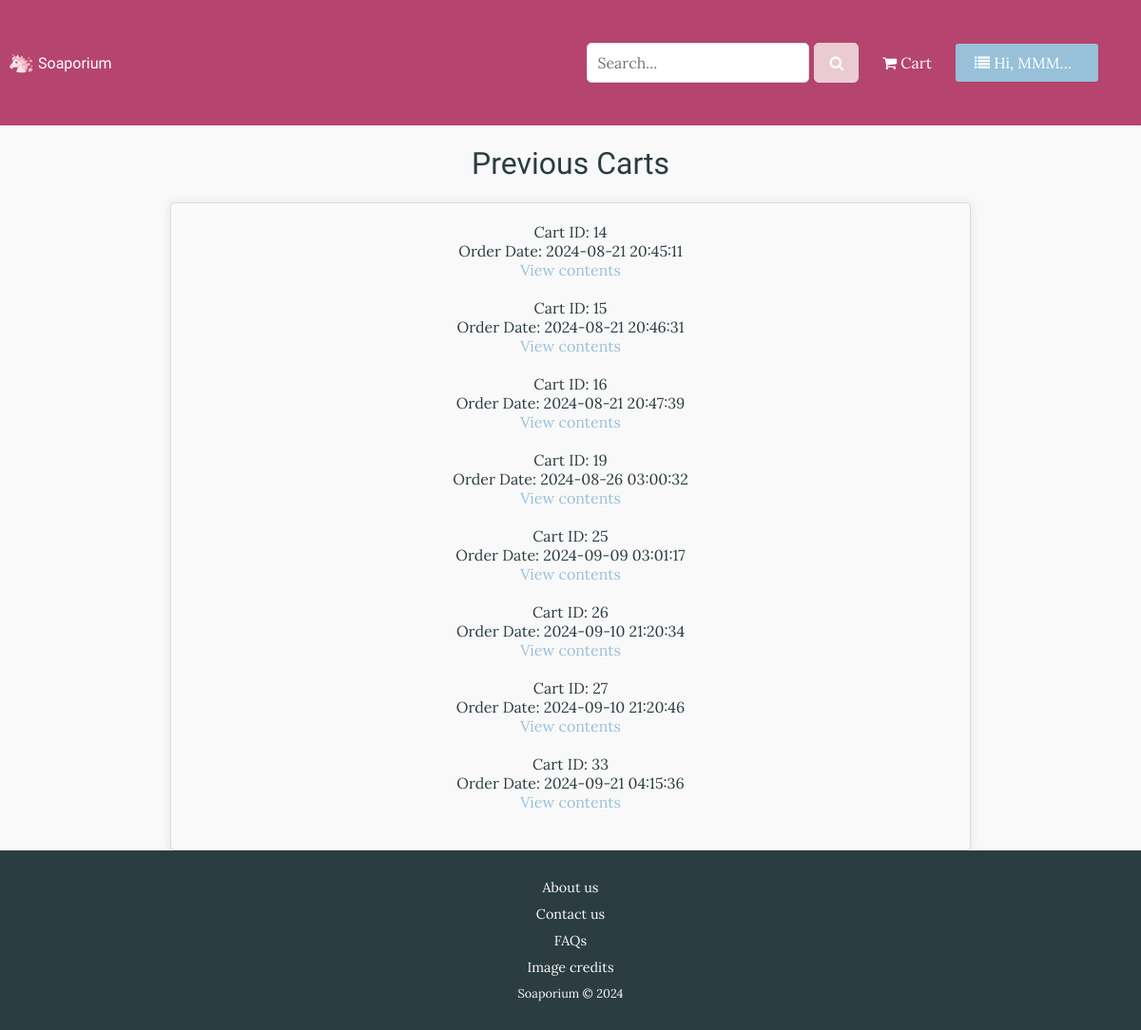
Screenshot of /previous_carts (signed in) with the database file from the repository.
### tables this page shows
CREATE TABLE User (userid INTEGER PRIMARY KEY AUTOINCREMENT, fname TEXT NOT NULL, lname TEXT NOT NULL, housenum INTEGER, street TEXT, suburb TEXT, town TEXT, region TEXT, country TEXT, postcode INTEGER, email TEXT NOT NULL, password TEXT NOT NULL);

CREATE TABLE Cart (cartid INTEGER PRIMARY KEY AUTOINCREMENT, userid INTEGER REFERENCES User (userid), order_date DATETIME, status TEXT NOT NULL);

### routes.py (the view)
@app.route("/previous_carts")
def previous_carts():
    userid = session.get("userid")
    if not userid:
        flash("Please log in to view your previous carts", 'message')
        return redirect(url_for("login"))
    sql = "SELECT * FROM Cart WHERE userid = ? AND status = 'completed'"
    completed_carts = execute_query(sql, (userid,), fetchall=True)
    return render_template("previous_carts.html",
                           completed_carts=completed_carts)

### routes.py (called while the page is built)
def execute_query(sql, params=(), fetchone=False,
                  fetchall=False, commit=False):
    connection = sqlite3.connect("Soap.db")
    cursor = connection.cursor()
    result = None
    try:
        cursor.execute(sql, params)
        if commit:
            connection.commit()
        if fetchone:
            result = cursor.fetchone()
        elif fetchall:
            result = cursor.fetchall()
    except sqlite3.Error as e:
        app.logger.error(f"Database error: {e}")
        raise
    finally:
        connection.close()
    return result

@app.context_processor
def inject_user_firstname():
    user_firstname = None
    userid = session.get("userid")
    if userid:
        sql = "SELECT fname FROM User WHERE userid = ?"
        user = execute_query(sql, (userid,), fetchone=True)
        if user:
            user_firstname = user[0]
    return dict(user_firstname=user_firstname)

### templates/previous_carts.html (shortened to what this page needs)
{% extends "layout.html" %}
{% block content %}
<h1>Previous Carts</h1>
<div class="content-wrapper">
    {% if completed_carts and completed_carts|length > 0 %}
    <div class="previous-carts-list">
        <ul>
            {% for cart in completed_carts %}
            <li>
                Cart ID: {{ cart[0] }}
                <br>
                Order Date: {{ cart[2] }}
                <br>
                <a href="{{ url_for('view_previous_order', cartid=cart[0]) }}">View contents</a>
                <br>
                <br>
            </li>
            {% endfor %}
        </ul>
    </div>
    {% else %}
    <p>No previous carts found.</p>
    {% endif %}
</div>
{% endblock %}

### templates/layout.html (shortened to what this page needs)
<!DOCTYPE html>
<html lang="en">
<head>
    <link rel="stylesheet" href="{{ url_for('static', filename='styles.css') }}">
    <link rel="stylesheet" href="https://cdnjs.cloudflare.com/ajax/libs/font-awesome/4.7.0/css/font-awesome.min.css">
</head>
<body>
    <div class="top-bar">
        <a href="{{ url_for('home') }}" class="home-link"><img class="home-icon" src="/static/images/favicon.jpg"
                alt="Soaporium Unicorn"> Soaporium</a>
        <nav class="navbar">
            <ul class="nav-links">
                <li class="search-bar">
                    <form action="{{ url_for('search') }}" method="get">
                        <div class="input-wrapper">
                            <input type="text" name="search_term" maxlength="50" placeholder="Search...">
                            <button type="submit"><i class="fa fa-search"></i></button>
                        </div>
                    </form>
                </li>
                {% if session.get("userid") %}
                <li><a href="{{ url_for('view_current_cart') }}"><i class="fa fa-shopping-cart"></i> Cart</a></li>
                <li class="user-dropdown">
                    <button class="user-dropdown-btn"><i class="fa fa-list"></i> Hi, {{ user_firstname }}</i></button>
                </li>
                {% else %}
                <li><a href="{{ url_for('login') }}">Login</a></li>
                <li><a href="{{ url_for('signup') }}">Sign up</a></li>
                {% endif %}
            </ul>
        </nav>
    </div>
    <div class="content">
        {% block content %}{% endblock %}
    </div>
    <div class="footer">
        <div class="footer links">
            <p><a href="{{ url_for('about') }}">About us</a></p>
            <p><a href="{{ url_for('customer_service') }}">Contact us</a></p>
            <p><a href="{{ url_for('faqs')}}">FAQs</a></p>
            <p><a href="{{ url_for('credit') }}">Image credits</a></p>
            <p>Soaporium &COPY; 2024</p>
        </div>
    </div>
</body>
</html>

### static/styles.css (style rules this page uses)
body, html { height: 100%; margin: 0; padding: 0; font-family: 'Lora', serif; background-color: #faf9f9; color: #2b3d41; display: flex; flex-direction: column; min-height: 100vh; }
h1, h2, h3, h4, h5, h6 { font-family: "Gorditas", cursive; font-weight: 400; text-align: center; }
ul, li { list-style-type: none; margin: 0; padding: 0; }
a { color: #98c1d9; text-decoration: none; }
.top-bar, .navbar { background-color: #b5446e; color: #fff; padding: 10px; display: flex; justify-content: space-between; align-items: center; position: sticky; top: 0; z-index: 1; }
.nav-links { display: flex; align-items: center; flex-wrap: wrap; }
.nav-links li { margin-right: 20px; }
.nav-links a, .home-link { color: #fff; text-decoration: none; }
.home-link { display: flex; align-items: center; font-family: "Gorditas", cursive; font-weight: 400; text-decoration: none; }
.home-icon { height: 25px; width: auto; margin-right: 5px; }
.user-dropdown { position: relative; display: inline-block; }
.user-dropdown-btn { display: inline-block; padding: 10px 20px; font-size: 16px; background-color: #98c1d9; color: #fff; border: none; border-radius: 3px; cursor: pointer; width: 150px; overflow: hidden; text-overflow: ellipsis; white-space: nowrap; }
.search-bar { max-width: 300px; }
.input-wrapper, .update-form { display: flex; align-items: center; width: 100%; }
input[type="text"], input[type="password"] { padding: 10px; font-size: 16px; border: 1px solid #ddd; width: 100%; box-sizing: border-box; }
.input-wrapper input { flex-grow: 1; padding-right: 40px; }
.input-wrapper button { padding: 10px 15px; background-color: #eacbd2; color: #fff; border: 1px solid #eacbd2; cursor: pointer; }
.footer { background-color: #2b3d41; color: #faf9f9; text-align: center; padding: 10px 0; width: 100%; bottom: 0; margin-top: auto; }
.footer a { color: #faf9f9; text-decoration: none; margin: 0 10px; font-size: 0.9rem; }
.footer p { margin: 10px 0; font-size: 0.8rem; }
.login-container, .signup-container, .about-page, .faqs-page, .cart-container, .contact-form-container, .user-info-container, .previous-carts-list { text-align: center; max-width: 800px; margin: auto; padding: 20px; background-color: #faf9f9; border: 1px solid #ddd; border-radius: 5px; box-shadow: 0 0 10px rgba(0, 0, 0, 0.1); }
button, .btn { text-decoration: none; padding: 10px 20px; background-color: #b5446e; color: #faf9f9; border: 1px solid #b5446e; border-radius: 5px; cursor: pointer; font-size: 16px; margin: 5px; font-family: 'Lora', serif; }
form { width: 100%; max-width: 400px; margin: 20px auto; }
input[type="text"], input[type="email"], input[type="password"], textarea { width: 100%; padding: 10px; font-size: 16px; font-family: 'Lora', serif; border: 1px solid #ddd; border-radius: 5px; box-sizing: border-box; }

### rows the page displays
User: fname "MMM…"
Cart: cartid "14", order_date "2024-08-21 20:45:11"
Cart: cartid "15", order_date "2024-08-21 20:46:31"
Cart: cartid "16", order_date "2024-08-21 20:47:39"
Cart: cartid "19", order_date "2024-08-26 03:00:32"
Cart: cartid "25", order_date "2024-09-09 03:01:17"
Cart: cartid "26", order_date "2024-09-10 21:20:34"
Cart: cartid "27", order_date "2024-09-10 21:20:46"
Cart: cartid "33", order_date "2024-09-21 04:15:36"
